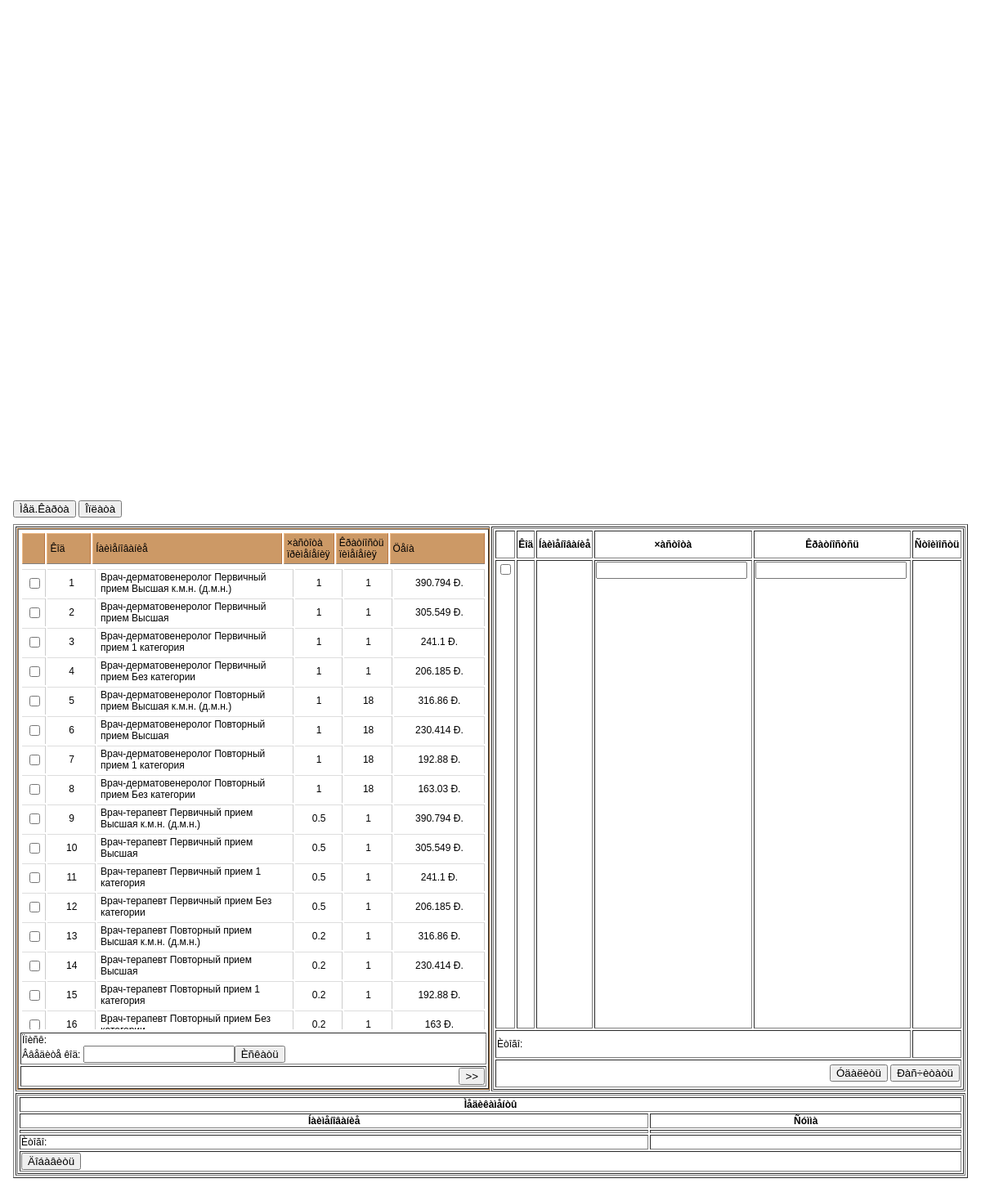
Page /form/amount.php on the committed database.
### tables this page shows
CREATE TABLE `rbPrice` (
  `id` int(11) NOT NULL AUTO_INCREMENT,
  `code` varchar(255) DEFAULT NULL COMMENT 'КОД',
  `name` varchar(450) DEFAULT NULL COMMENT 'Наименование',
  `frequency` double DEFAULT NULL COMMENT 'Частота применения по умолчанию',
  `multiplisity` double DEFAULT NULL COMMENT 'Кратность применения',
  `summ` double DEFAULT NULL COMMENT 'Цена',
  PRIMARY KEY (`id`)
);

### form/amount.php (the view, shortened to what this page needs)
<table width='100%' height='100%'>
<tr><td>
<?
$client_id=$_GET['client'];
$event_id=$_GET['event'];
$type_id=$_GET['type'];
$rbPrice = mysql_query("select * from rbPrice;");
?>
<form method = "post">
<table width='100%' height='100%'>
<tr><td>
<?php
echo "<button type='sumbit' name='button1' formaction='write_event.php?client=$client_id&event=$event_id&type=$type_id'>Ìåä.Êàðòà</button>
<button type='sumbit' name='button2' formaction='amount.php?client=$client_id&event=$event_id&type=$type_id'>Îïëàòà</button>"
?>
</td></tr>
<tr><td>
</td></tr>
<tr><td>
<table border=1 width='100%' height='100%'>
<tr><td width='50%' height='100%'>
<div id="tableContainer" class="tableContainer">
<table border=1 width='100%' height='100%'>
<thead class="fixedHeader">
<tr><th>
</th><th align='center'>
Êîä
</th><th align='center'>
Íàèìåíîâàíèå
</th><th align='center'>
×àñòîòà ïðèìåíåíèÿ
</th><th align='center'>
Êðàòíîñòü ïèìåíåíèÿ
</th><th align='center'>
Öåíà
</th></tr>
</thead>
<tbody class="scrollContent">
<?while ($sel = mysql_fetch_array($rbPrice)) {
$price_id=$sel['id'];
$price_code=$sel['code'];
$price_name=$sel['name'];
$price_frequency=$sel["frequency"];
$price_multiplisity=$sel["multiplisity"];
$price_summ=$sel["summ"];
?>
<tr><td align='center'>
<input type='checkbox' name='choice' value='<?echo $price_id;?>'>
</td><td align='center'>
<?echo $price_code;?>
</td><td>
<?echo $price_name;?>
</td><td align='center'>
<?echo $price_frequency;?>
</td><td align='center'>
<?echo $price_multiplisity;?>
</td><td align='center'>
<?echo $price_summ, ' Ð.';?>
</td></tr>
<?}?>
</tbody>
<tr><td colspan=6>
Ïîèñê:<br/>Ââåäèòå êîä: <input type="search" name="code" value=""><button type='sumbit' name='button3'>Èñêàòü</button>
</td></tr>
<tr><td colspan=6 align=right>
<button type='sumbit' name='button4'>>></button>
</td></tr>
</table>
</div>
</td><td valign=top>
<table border=1 width='100%' height=100%>
<tr height=5%><th>
</th><th>
Êîä</th><th>
Íàèìåíîâàíèå</th><th>
×àñòîòà</th><th>
Êðàòíîñòñü</th><th>
Ñòîèìîñòü</th></tr>
<tr><td valign=top width=2%>
<input type='checkbox' name='choice' value=''>
</td><td valign=top>
</td><td valign=top>
</td><td valign=top>
<input type='number' name='frequency'></td><td valign=top>
<input type='number' name='multiplisity'></td><td valign=top>
</td></tr>
<tr><td colspan=5 height=5%>
Èòîãî:</td><td>
</td></tr>
<tr><td colspan=6 align=right height=5%>
<button type='sumbit' name='button5'>Óäàëèòü</button>
<button type='sumbit' name='button6'>Ðàñ÷èòàòü</button>
</td></tr>
</table>
</td></tr>
<tr><td colspan=2>
<table border=1 width=100%>
<tr>
<th colspan=2>Ìåäèêàìåíòû</th>
</tr>
<tr>
<th>Íàèìåíîâàíèå</th>
<th>Ñóììà</th>
</tr>
<tr>
<td></td>
<td></td>
</tr>
<tr>
<td>Èòîãî:</td>
<td></td>
</tr>
<tr>
<td colspan=2><button type='sumbit' name='button7'>Äîáàâèòü</button></td>
</tr>
</table>
</td></tr>
</table>
</td></tr>
</table>
</td></tr>
</table>

### form/amount.php (style rules this page uses)
table, td, a { color: #000; font: normal normal 12px Verdana, Geneva, Arial, Helvetica, sans-serif }
div.tableContainer { clear: both; border: 1px solid #963; height: 685px; overflow: auto; width: 100% }
html>body div.tableContainer { overflow: hidden; width: 100% }
div.tableContainer table { float: left; width: 740px }
html>body div.tableContainer table { width: 100% }
thead.fixedHeader tr { position: relative }
html>body thead.fixedHeader tr { display: block }
thead.fixedHeader th { background: #C96; border-left: 1px solid #EB8; border-right: 1px solid #B74; border-top: 1px solid #EB8; font-weight: normal; padding: 4px 3px; text-align: left }
html>body tbody.scrollContent { display: block; height: 565px; overflow: auto; width: 100% }
tbody.scrollContent td, tbody.scrollContent tr.normalRow td { background: #FFF; border-bottom: none; border-left: none; border-right: 1px solid #CCC; border-top: 1px solid #DDD; padding: 2px 3px 3px 4px }
html>body thead.fixedHeader th { width: 5% }
html>body thead.fixedHeader th + th { width: 9.5% }
html>body thead.fixedHeader th + th + th { width: 40.8% }
html>body thead.fixedHeader th + th + th + th { width: 10% }
html>body thead.fixedHeader th + th + th + th + th { width: 10% }
html>body thead.fixedHeader th + th + th + th + th + th { width: 20.5% }
html>body tbody.scrollContent td { width: 5% }
html>body tbody.scrollContent td + td { width: 10% }
html>body tbody.scrollContent td + td + td { width: 41% }
html>body tbody.scrollContent td + td + td + td { width: 10% }
html>body tbody.scrollContent td + td + td + td + td { width: 10% }
html>body tbody.scrollContent td + td + td + td + td + td { width: 19% }

### rows in the picture
rbprice: code "1", name "Врач-дерматовенеролог Первичный прием Высшая к.м.н. (д.м.н.)", frequency "1", multiplisity "1", summ "390.794"
rbprice: code "2", name "Врач-дерматовенеролог Первичный прием Высшая", frequency "1", multiplisity "1", summ "305.549"
rbprice: code "3", name "Врач-дерматовенеролог Первичный прием 1 категория", frequency "1", multiplisity "1", summ "241.1"
rbprice: code "4", name "Врач-дерматовенеролог Первичный прием Без категории", frequency "1", multiplisity "1", summ "206.185"
rbprice: code "5", name "Врач-дерматовенеролог Повторный прием Высшая к.м.н. (д.м.н.)", frequency "1", multiplisity "18", summ "316.86"
rbprice: code "6", name "Врач-дерматовенеролог Повторный прием Высшая", frequency "1", multiplisity "18", summ "230.414"
rbprice: code "7", name "Врач-дерматовенеролог Повторный прием 1 категория", frequency "1", multiplisity "18", summ "192.88"
rbprice: code "8", name "Врач-дерматовенеролог Повторный прием Без категории", frequency "1", multiplisity "18", summ "163.03"
rbprice: code "9", name "Врач-терапевт Первичный прием Высшая к.м.н. (д.м.н.)", frequency "0.5", multiplisity "1", summ "390.794"
rbprice: code "10", name "Врач-терапевт Первичный прием Высшая", frequency "0.5", multiplisity "1", summ "305.549"
rbprice: code "11", name "Врач-терапевт Первичный прием 1 категория", frequency "0.5", multiplisity "1", summ "241.1"
rbprice: code "12", name "Врач-терапевт Первичный прием Без категории", frequency "0.5", multiplisity "1", summ "206.185"
rbprice: code "13", name "Врач-терапевт Повторный прием Высшая к.м.н. (д.м.н.)", frequency "0.2", multiplisity "1", summ "316.86"
rbprice: code "14", name "Врач-терапевт Повторный прием Высшая", frequency "0.2", multiplisity "1", summ "230.414"
rbprice: code "15", name "Врач-терапевт Повторный прием 1 категория", frequency "0.2", multiplisity "1", summ "192.88"
rbprice: code "16", name "Врач-терапевт Повторный прием Без…", frequency "0.2", multiplisity "1", summ "163"
